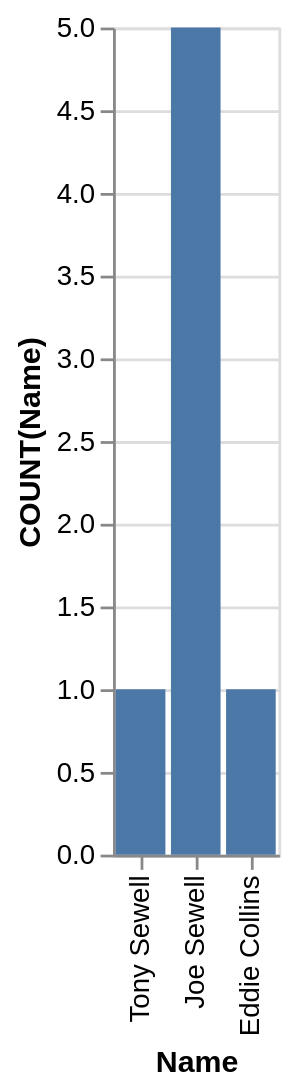

The specification (Vega-Lite) saved for this image:
### Vega-Lite specification from a JSON file in a GitHub repository (floating-point values rounded to 4 significant figures)
{"data": {"values": [{"x_data": "Tony Sewell", "y_data": 1}, {"x_data": "Joe Sewell", "y_data": 5}, {"x_data": "Eddie Collins", "y_data": 1}]}, "mark": "bar", "encoding": {"x": {"field": "x_data", "type": "nominal", "title": "Name", "sort": "descending"}, "y": {"field": "y_data", "type": "quantitative", "title": "COUNT(Name)"}}}
